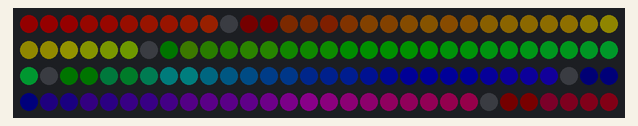
Bench run of a sketch on a simulated Arduino Uno, built with avr-gcc and run on an emulated ATmega328P. Shown: 120 RGB LEDs in strip order, left to right, continuing on the next row. Dim RGB values are drawn brighter than linear.

Above: at 3.16 s.
At 7.48 s:
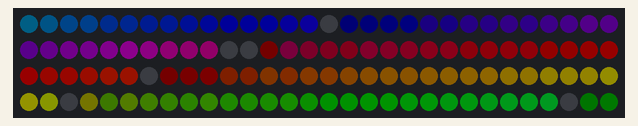
At 10.26 s:
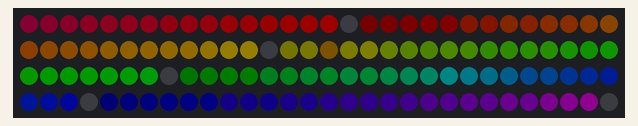
At 13.65 s:
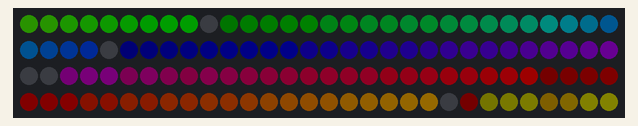
At 22.6 s:
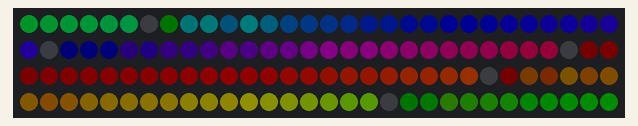
At 39.57 s:
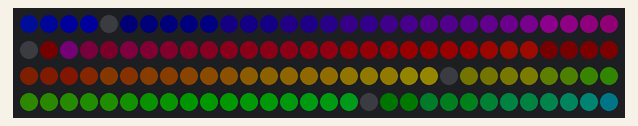

The sketch:

BPMCase.ino
```cpp
#include "FastLED.h"

FASTLED_USING_NAMESPACE

#if defined(FASTLED_VERSION) && (FASTLED_VERSION < 3001000)
#warning "Requires FastLED 3.1 or later; check github for latest code."
#endif

#define DATA_PIN    2

#define LED_TYPE    WS2812B
#define COLOR_ORDER GRB
#define NUM_LEDS    120
CRGB leds[NUM_LEDS];

#define BRIGHTNESS          30
#define FRAMES_PER_SECOND  120
void setup() {
  delay(3000); // 3 second delay for recovery
  FastLED.addLeds<LED_TYPE, DATA_PIN, COLOR_ORDER>(leds, NUM_LEDS).setCorrection(TypicalLEDStrip);
  FastLED.setBrightness(BRIGHTNESS);
  Serial.begin(9600);

}

uint8_t gHue = 0; // rotating "base color" used by many of the patterns

void loop()
{
   // colored stripes pulsing at a defined Beats-Per-Minute (BPM)
  uint8_t BeatsPerMinute = 10;
  CRGBPalette16 palette =  RainbowColors_p;
  uint8_t beat = beatsin8( BeatsPerMinute, 62, 255);
  for( int i = 0; i < NUM_LEDS; i++) { //9948
    leds[i] = ColorFromPalette(palette, gHue+(i*2), beat-gHue+(i*10));
  }

   // send the 'leds' array out to the actual LED strip
  FastLED.show();
  // insert a delay to keep the framerate modest
  FastLED.delay(1000/FRAMES_PER_SECOND);

   // do some periodic updates
  EVERY_N_MILLISECONDS( 20 ) { gHue++; } // slowly cycle the "base color" through the rainbow

}
```
